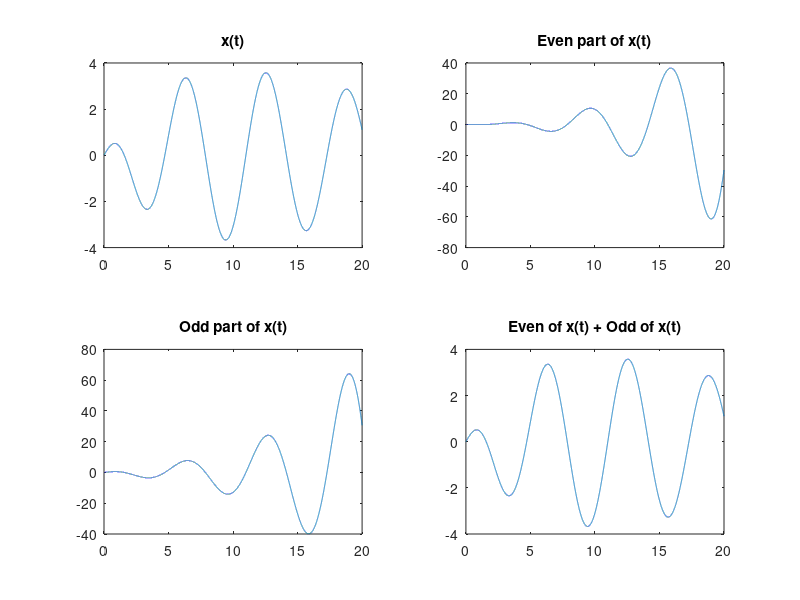

Recreate this plot in MATLAB.
#Problem 3:
#Consider the signal 𝑥(𝑡) = 𝑡𝑒−0.1𝑡 cos(𝑡) , 0 ≤ 𝑡 ≤ 20
#(a) Plot the signal 𝑥(𝑡)
#(b) Plot the even decomposition xe(t) of signal 𝑥(𝑡)
#(c) Plot the odd decomposition xo(t) of signal 𝑥(𝑡)
#(d) Plot the signal y(t) = xe(t) + xo(t)
#Use subplot 2x2 format

#for the plots please open the jpg file named a2p3.jpg


#definig steps
steps = 0.001


#defining time
t = 0:steps:20

#defining the signal x(t)
x = t.*exp(-0.1 .* t).*cos(t)

#time reversed signal x(-t)
x_nvg = -t.*exp(0.1.*t).*cos(-t)


#defining even part of x(t)
x_even = (1/2)*(x + x_nvg)


#definig odd part of x(t)
x_odd = (1/2)*(x - x_nvg)


#ploting the graph
subplot(2,2,1)   # for 2X2 plot
plot(t,x)
title("x(t)")
#legend("x(t)")

subplot(2,2,2)
plot(t, x_even)
title("Even part of x(t)")
#legend("Even part of x(t)")

subplot(2,2,3)
plot(t, x_odd)
title("Odd part of x(t)")
#legend("Odd part of x(t)")

subplot(2,2,4)
plot(t, x_even+ x_odd)
title("Even of x(t) + Odd of x(t)")
#legend("Even of x(t) + Odd of x(t)")
